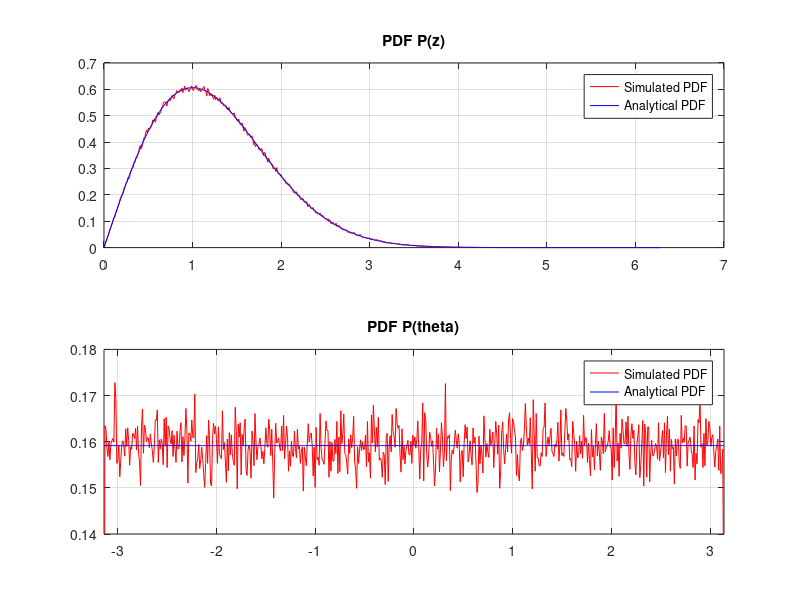

This figure's MATLAB source: (Note: this script raises an error after producing the figure.)
close all
N = 10^6; 
x = randn(1, N); y = randn(1, N);   % Random Variables X and Y with Gaussian Distribution mean zero variance one
z = (x + 1i*y);             % Normalised Ralyiegh random Variable
% Convert To Polar Form
Z = sqrt(x.^2 + y.^2);              % Z = |z| Modulas of z
Theta = atan(y./x);                 % Angle of z

sigma2 = 1;
step = 0.01; 
Zrange = 0:step:6.28;                  % For Z>=0
Thetarange = -pi:step:pi;           % -pi<= Theta <=pi
Zh = hist(Z, Zrange); 
Thetah = hist(angle(z), Thetarange);

fr_approx = Zh/(step*N);
frz = (Zrange/sigma2).*exp(-(Zrange.^2)/(2*sigma2));

figure
subplot(2,1,1)
plot(Zrange, fr_approx,'r', Zrange, frz,'b');
legend('Simulated PDF', 'Analytical PDF')
title('PDF P(z)')
grid; 

% Theta

 
fr_approx = Thetah/(N*step);
frtheta = 1/(2*pi)*ones(size(Thetarange));


subplot(2,1,2)
plot(Thetarange, fr_approx,'r')
hold on
plot(Thetarange, frtheta,'b');
legend('Simulated PDF', 'Analytical PDF')
title('PDF P(theta)')
axis([-pi pi 0.14 0.18])
grid; 
ztest = frz.*exp(1i*frtheta);
[ Xnorm, Averagepower, AbsolutePower, Power, RMS, Simga2, DCGain, PowerGain ] = SignalInfo( z );
temp = 1;